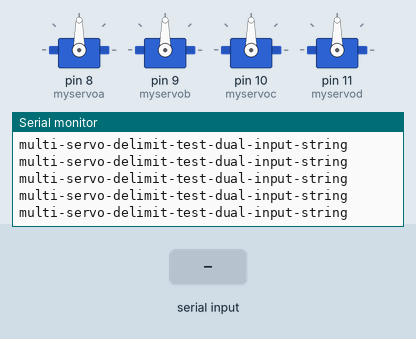
Recording of a sketch running on a simulated Arduino Uno, built with avr-gcc and run on an emulated ATmega328P. On the bench: 4 × servo, the last lines printed to the serial monitor. The inputs (shaded band) are chosen by the test bench.

Above: at 1.2 s.
1.3 s: "90,45\n" received over Serial
At 1.48 s:
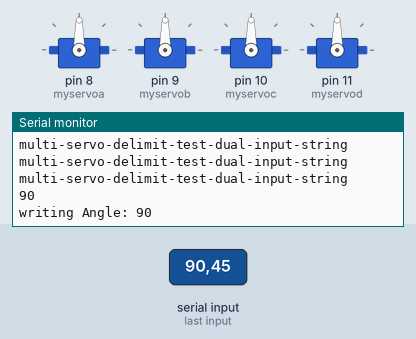
2.9 s: "," received over Serial
At 3.02 s:
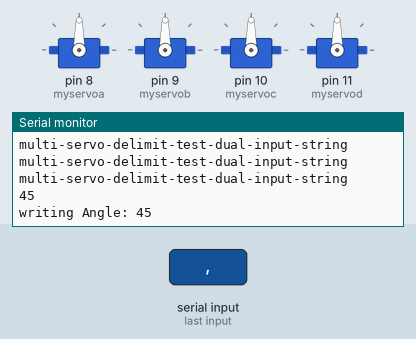
5.9 s: "30,150\n" received over Serial
At 6.11 s:
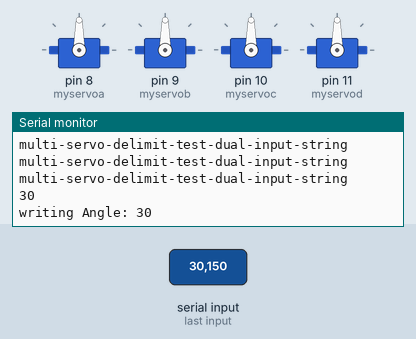

Measured:
- after the input at 1.3 s, the serial monitor: prints a new line after 0.16 s (image 1)
- after the input at 2.9 s, the serial monitor: prints a new line after 0.10 s (image 2)
- after the input at 5.9 s, the serial monitor: prints a new line after 0.19 s (image 3)

The sketch:

servo2.ino
```cpp
//#######################################
//#                                     #
//#     Jcunion group                   #
//#     Eng Marcelo Anjos               #
//#     marcelo@airspacedefense.org     #
//#     marcelu.phd@gmail.com           #
//#     16/01/2013                      #
//#######################################

#include <Arduino.h>
#include <Servo.h>

String readString;
Servo myservoa, myservob, myservoc, myservod;  // create servo object to control a servo

void setup() {
  Serial.begin(9600); //init comunication with usb

  //myservoa.writeMicroseconds(1500); //set initial servo position if desired

  myservoa.attach(8);  //the pin for the servoa control
  myservob.attach(9);  //the pin for the servob control
  myservoc.attach(10);  //the pin for the servoc control
  myservod.attach(11);  //the pin for the servod control
  Serial.println("multi-servo-delimit-test-dual-input-string"); // so I can keep track of what is loaded
}

void loop() {
  Serial.println("multi-servo-delimit-test-dual-input-string"); // so I can keep track of what is loaded

  //expect single strings like 700a, or 1500c, or 2000d,
  //or like 30c, or 90a, or 180d,
  //or 30c,180b,70a,120d,

  if (Serial.available())  {
    char c = Serial.read();  //gets one byte from serial buffer
    if (c == ',') {
      if (readString.length() >1) {
        Serial.println(readString); //prints string to serial port out

        int n = readString.toInt();  //convert readString into a number

        // auto select appropriate value, copied from someone elses code.
        if(n >= 500)
        {
          Serial.print("writing Microseconds: ");
          Serial.println(n);
          if(readString.indexOf('a') >0) myservoa.writeMicroseconds(n);
          if(readString.indexOf('b') >0) myservob.writeMicroseconds(n);
          if(readString.indexOf('c') >0) myservoc.writeMicroseconds(n);
          if(readString.indexOf('d') >0) myservod.writeMicroseconds(n);
        }
        else
        {
          Serial.print("writing Angle: ");
          Serial.println(n);
          if(readString.indexOf('a') >0) myservoa.write(n);
          if(readString.indexOf('b') >0) myservob.write(n);
          if(readString.indexOf('c') >0) myservoc.write(n);
          if(readString.indexOf('d') >0) myservod.write(n);
        }
         readString=""; //clears variable for new input
      }
    }
    else {
      readString += c; //makes the string readString
    }
  }
}
```
